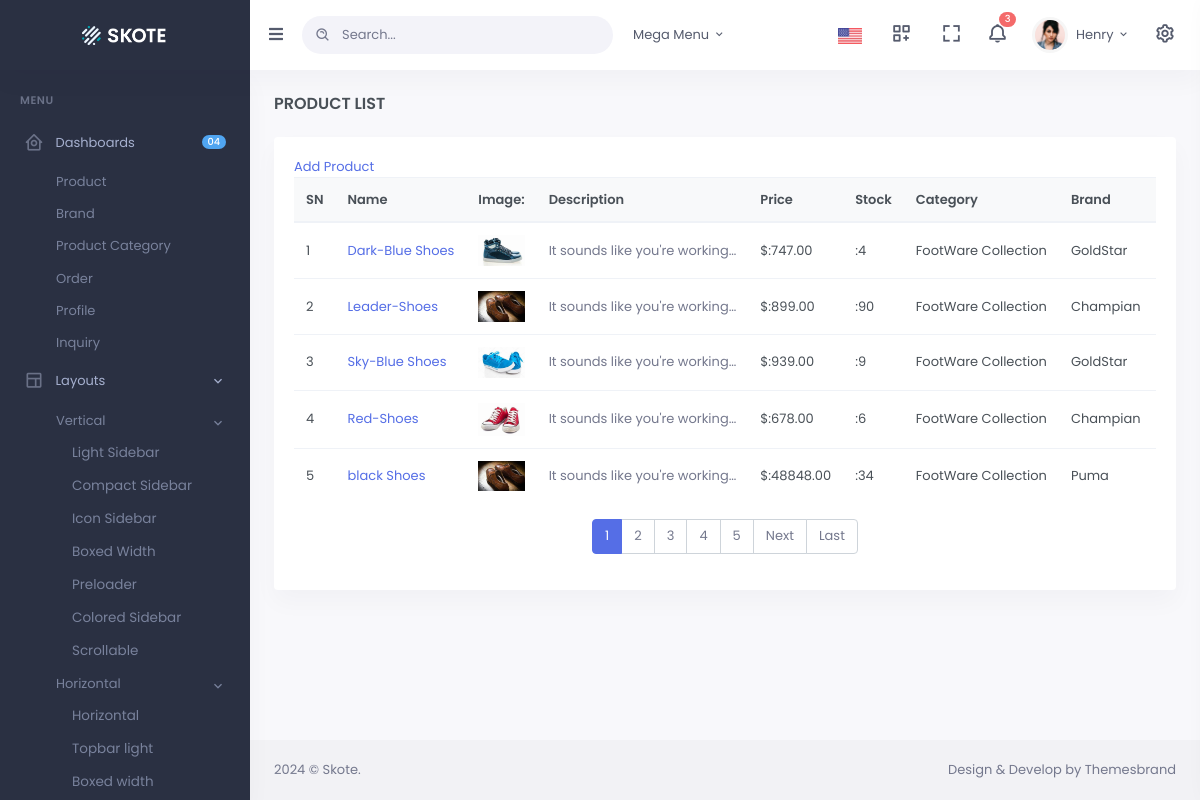
The page /backend/product/list/ on the database its author committed.
### backendapp/models.py (models this page shows, shortened)
class DateTimeModel(models.Model):
    created_at = models.DateTimeField(auto_now_add=True)
    updated_at = models.DateTimeField(auto_now=True)
    deleted_at = models.DateTimeField(null=True, blank=True)
    class Meta:
        abstract = True

class Product(DateTimeModel):
    name = models.CharField(max_length=255)
    description = models.TextField()
    price = models.DecimalField(max_digits=10, decimal_places=2)
    stock = models.PositiveIntegerField()
    available = models.BooleanField(default=True)
    category = models.ForeignKey(Category, on_delete=models.CASCADE, related_name='products')
    brand = models.ForeignKey(Brand, on_delete=models.CASCADE, related_name='products')
    image = models.ImageField(upload_to='products/', blank=True, null=True)

class Category(DateTimeModel):
    name = models.CharField(max_length=255)
    description = models.TextField(blank=True, null=True)
    def __str__(self):
        return self.name

class Brand(DateTimeModel):
    name = models.CharField(max_length=255)
    description = models.TextField(blank=True, null=True)
    def __str__(self):
        return self.name

### backendapp/views.py (the view)
# urls.py: path('product/list/', ProductListView.as_view(), name='product_list'),
class ProductListView(TemplateView):
    template_name = "admintemplates/product/list.html"
    def get_context_data(self, **kwargs):
        context = super().get_context_data(**kwargs)
        try:
            product_list = Product.objects.all().order_by("-id")
            paginator = Paginator(product_list, 5)  # Show 5 categories per page
            page_number = self.request.GET.get('page')  # Get the page number from the request
            paginated_categories = paginator.get_page(page_number)  # Get paginated results
            total_pages = paginated_categories.paginator.num_pages  # Get total number of pages
            context['product_list'] = paginated_categories  # Paginated category list
            context['lastpage'] = total_pages
            context['totalpagelist'] = [n + 1 for n in range(total_pages)]  # List of total pages
        except Product.DoesNotExist:
            context['product_list'] = None
            context['error'] = "No product list found."
            messages.error(self.request, "No brand found.")
        except Exception as e:
            context['product_list'] = None
            context['error'] = f"An error occurred: {str(e)}"
            messages.error(self.request, f"An error occurred: {str(e)}")
        return context

### templates/admintemplates/product/list.html (shortened to what this page needs)
{% extends "admintemplates/base.html" %}
{% load static %}
{% block mainblock %}
<div class="main-content">
    <div class="page-content">
        <div class="container-fluid">
            <div class="row">
                <div class="col-12">
                    <div class="page-title-box d-flex align-items-center justify-content-between">
                        <h4 class="mb-0 font-size-18">Product List</h4>
                    </div>
                </div>
            </div>
            <div class="row">
                <div class="col-lg-12">
                    <div class="card">
                        <div class="card-body">
                            <div class="table-responsive">
                              <a href="{% url 'backendapp:product_create' %}">Add Product</a>
                                <table class="table table-centered table-nowrap table-hover">
                                    <thead class="thead-light">
                                        <tr>
                                            <th scope="col" style="width: 70px;">SN</th>
                                            <th scope="col">Name</th>
                                            <th scope="col">Image:</th>
                                            <th scope="col">Description</th>
                                            <th scope="col">Price</th>
                                            <th scope="col">Stock</th>
                                            <th scope="col">Category</th>
                                            <th scope="col">Brand</th>
                                            <th scope="col">Action</th>
                                        </tr>
                                    </thead>
                                    <tbody>
                                        {% for i in product_list %}
                                            <tr>
                                                <td>{{ forloop.counter }}</td>
                                                <td><a href="{% url 'backendapp:product_detail' i.id %}">{{ i.name }}</a></td>
                                                <td>
                                                    {% if i.image %}
                                                        <img src="{{ i.image.url }}" class="img-fluid" alt="Image" width="70" height="70">
                                                    {% else %}
                                                        <span>No image available</span>
                                                    {% endif %}
                                                </td>
                                                <td>
                                                    <p class="text-muted mb-0">{{ i.description|truncatechars:30 }}</p>
                                                </td>
                                                <td>$:{{ i.price }}</td>
                                                <td>:{{ i.stock }}</td>
                                                <td>{{ i.category }}</td>
                                                <td>{{ i.brand }}</td>
                                                <td>
                                                </td>
                                            </tr>
                                        {% empty %}
                                            <tr>
                                                <td colspan="4" class="text-center">No categories available</td>
                                            </tr>
                                        {% endfor %}
                                    </tbody>
                                </table>
                            </div>
<nav aria-label="Page navigation">
    <ul class="pagination justify-content-center">
        {% for n in product_list.paginator.page_range %}
            <li class="page-item {% if product_list.number == n %}active{% endif %}">
                <a class="page-link" href="?page={{ n }}">{{ n }}</a>
            </li>
        {% endfor %}
        {% if product_list.has_next %}
            <li class="page-item">
                <a class="page-link" href="?page={{ product_list.next_page_number }}">Next</a>
            </li>
            <li class="page-item">
                <a class="page-link" href="?page={{ product_list.paginator.num_pages }}">Last</a>
            </li>
        {% endif %}
    </ul>
</nav>
                        </div>
                    </div>
                </div>
            </div>
        </div>
    </div>
    <footer class="footer">
        <div class="container-fluid">
            <div class="row">
                <div class="col-sm-6">
                </div>
                <div class="col-sm-6">
                    <div class="text-sm-right d-none d-sm-block">
                    </div>
                </div>
            </div>
        </div>
    </footer>
</div>
{% endblock %}

### rows shown on the page
Product: name "Dark-Blue Shoes", image (picture), description "It sounds like you're working…", price "747.00", stock "4", category "FootWare Collection", brand "GoldStar"
Product: name "Leader-Shoes", image (picture), description "It sounds like you're working…", price "899.00", stock "90", category "FootWare Collection", brand "Champian"
Product: name "Sky-Blue Shoes", image (picture), description "It sounds like you're working…", price "939.00", stock "9", category "FootWare Collection", brand "GoldStar"
Product: name "Red-Shoes", image (picture), description "It sounds like you're working…", price "678.00", stock "6", category "FootWare Collection", brand "Champian"
Product: name "black Shoes", image (picture), description "It sounds like you're working…", price "48848.00", stock "34", category "FootWare Collection", brand "Puma"

### other values the page prints
{{ n }} "1" "2" "3" "4" "5"
